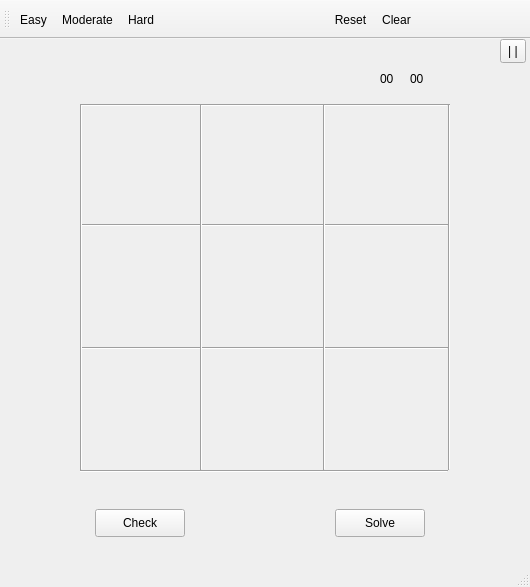
<?xml version="1.0" encoding="UTF-8"?>
<ui version="4.0">
 <class>MainWindow</class>
 <widget class="QMainWindow" name="MainWindow">
  <property name="geometry">
   <rect>
    <x>0</x>
    <y>0</y>
    <width>530</width>
    <height>587</height>
   </rect>
  </property>
  <property name="windowTitle">
   <string>MainWindow</string>
  </property>
  <widget class="QWidget" name="centralWidget">
   <widget class="QPushButton" name="Solve">
    <property name="geometry">
     <rect>
      <x>335</x>
      <y>470</y>
      <width>90</width>
      <height>28</height>
     </rect>
    </property>
    <property name="text">
     <string>Solve</string>
    </property>
   </widget>
   <widget class="QPushButton" name="Check">
    <property name="geometry">
     <rect>
      <x>95</x>
      <y>470</y>
      <width>90</width>
      <height>28</height>
     </rect>
    </property>
    <property name="text">
     <string>Check</string>
    </property>
   </widget>
   <widget class="Line" name="line">
    <property name="geometry">
     <rect>
      <x>80</x>
      <y>65</y>
      <width>368</width>
      <height>3</height>
     </rect>
    </property>
    <property name="orientation">
     <enum>Qt::Horizontal</enum>
    </property>
   </widget>
   <widget class="Line" name="line_2">
    <property name="geometry">
     <rect>
      <x>80</x>
      <y>185</y>
      <width>368</width>
      <height>3</height>
     </rect>
    </property>
    <property name="orientation">
     <enum>Qt::Horizontal</enum>
    </property>
   </widget>
   <widget class="Line" name="line_3">
    <property name="geometry">
     <rect>
      <x>80</x>
      <y>308</y>
      <width>368</width>
      <height>3</height>
     </rect>
    </property>
    <property name="orientation">
     <enum>Qt::Horizontal</enum>
    </property>
   </widget>
   <widget class="Line" name="line_4">
    <property name="geometry">
     <rect>
      <x>80</x>
      <y>431</y>
      <width>368</width>
      <height>3</height>
     </rect>
    </property>
    <property name="orientation">
     <enum>Qt::Horizontal</enum>
    </property>
   </widget>
   <widget class="Line" name="line_5">
    <property name="geometry">
     <rect>
      <x>80</x>
      <y>65</y>
      <width>3</width>
      <height>366</height>
     </rect>
    </property>
    <property name="orientation">
     <enum>Qt::Vertical</enum>
    </property>
   </widget>
   <widget class="Line" name="line_6">
    <property name="geometry">
     <rect>
      <x>200</x>
      <y>65</y>
      <width>3</width>
      <height>366</height>
     </rect>
    </property>
    <property name="orientation">
     <enum>Qt::Vertical</enum>
    </property>
   </widget>
   <widget class="Line" name="line_7">
    <property name="geometry">
     <rect>
      <x>323</x>
      <y>65</y>
      <width>3</width>
      <height>366</height>
     </rect>
    </property>
    <property name="orientation">
     <enum>Qt::Vertical</enum>
    </property>
   </widget>
   <widget class="Line" name="line_8">
    <property name="geometry">
     <rect>
      <x>448</x>
      <y>65</y>
      <width>3</width>
      <height>366</height>
     </rect>
    </property>
    <property name="orientation">
     <enum>Qt::Vertical</enum>
    </property>
   </widget>
   <widget class="QLabel" name="GameMin">
    <property name="geometry">
     <rect>
      <x>380</x>
      <y>25</y>
      <width>50</width>
      <height>30</height>
     </rect>
    </property>
    <property name="text">
     <string>00</string>
    </property>
   </widget>
   <widget class="QLabel" name="GameSec">
    <property name="geometry">
     <rect>
      <x>410</x>
      <y>25</y>
      <width>50</width>
      <height>30</height>
     </rect>
    </property>
    <property name="text">
     <string>00</string>
    </property>
   </widget>
   <widget class="QLabel" name="Complexity">
    <property name="geometry">
     <rect>
      <x>90</x>
      <y>25</y>
      <width>180</width>
      <height>20</height>
     </rect>
    </property>
    <property name="text">
     <string/>
    </property>
   </widget>
   <widget class="QToolButton" name="PauseButton">
    <property name="geometry">
     <rect>
      <x>500</x>
      <y>0</y>
      <width>26</width>
      <height>24</height>
     </rect>
    </property>
    <property name="text">
     <string>| |</string>
    </property>
   </widget>
  </widget>
  <widget class="QMenuBar" name="menuBar">
   <property name="geometry">
    <rect>
     <x>0</x>
     <y>0</y>
     <width>530</width>
     <height>22</height>
    </rect>
   </property>
  </widget>
  <widget class="QToolBar" name="mainToolBar">
   <attribute name="toolBarArea">
    <enum>TopToolBarArea</enum>
   </attribute>
   <attribute name="toolBarBreak">
    <bool>false</bool>
   </attribute>
   <addaction name="actionEasy"/>
   <addaction name="actionModerate"/>
   <addaction name="actionHard"/>
   <addaction name="space"/>
   <addaction name="space2"/>
   <addaction name="space3"/>
   <addaction name="space4"/>
   <addaction name="space5"/>
   <addaction name="actionReset"/>
   <addaction name="actionClear"/>
  </widget>
  <widget class="QStatusBar" name="statusBar"/>
  <action name="actionEasy">
   <property name="text">
    <string>Easy</string>
   </property>
   <property name="shortcut">
    <string>E</string>
   </property>
  </action>
  <action name="actionModerate">
   <property name="text">
    <string>Moderate</string>
   </property>
   <property name="shortcut">
    <string>M</string>
   </property>
  </action>
  <action name="actionHard">
   <property name="text">
    <string>Hard</string>
   </property>
   <property name="shortcut">
    <string>H</string>
   </property>
  </action>
  <action name="actionReset">
   <property name="text">
    <string>Reset</string>
   </property>
   <property name="shortcut">
    <string>R</string>
   </property>
  </action>
  <action name="actionClear">
   <property name="text">
    <string>Clear</string>
   </property>
   <property name="shortcut">
    <string>C</string>
   </property>
  </action>
  <action name="space">
   <property name="text">
    <string/>
   </property>
  </action>
  <action name="space2">
   <property name="text">
    <string/>
   </property>
  </action>
  <action name="space3">
   <property name="text">
    <string/>
   </property>
  </action>
  <action name="space4">
   <property name="text">
    <string/>
   </property>
  </action>
  <action name="space5">
   <property name="text">
    <string/>
   </property>
  </action>
 </widget>
 <layoutdefault spacing="6" margin="11"/>
 <resources/>
 <connections/>
</ui>
